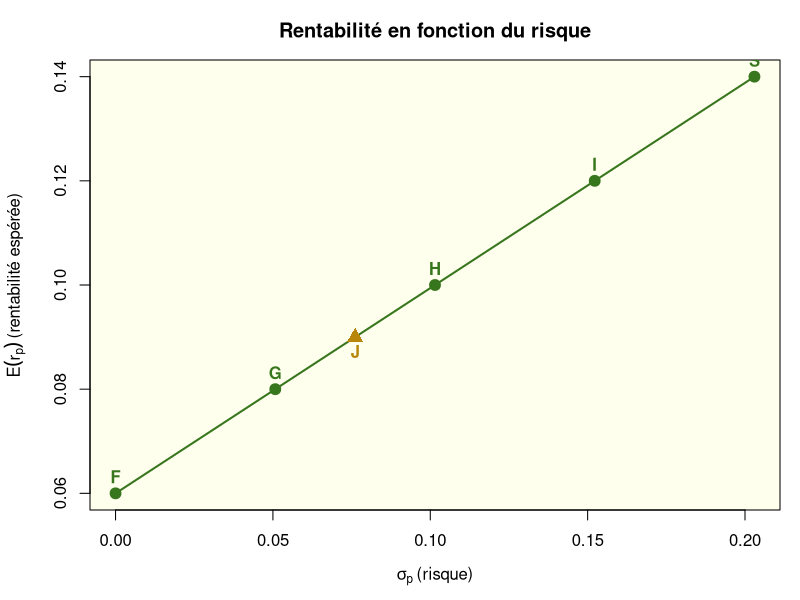
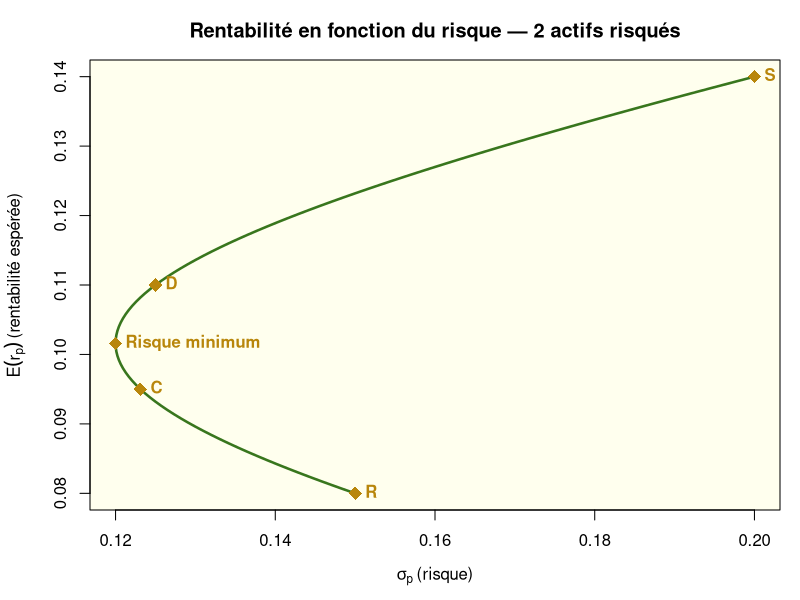

The R source for these figures, in order:
## ---- chunk 1
knitr::opts_chunk$set(echo = TRUE, message = FALSE, warning = FALSE,
                      fig.width = 7.5, fig.height = 5, dev = "png", dpi = 110)
# Palette autorisée (couleurs du Rmd) : jaune pâle, vert pâle et leurs déclinaisons foncées
jaune <- "#FFFFCC"; vert <- "#CCFFCC"; vfonce <- "#38761D"; ofonce <- "#B8860B"
## ---- chunk 2
D1 <- 2; P0 <- 20; g <- 0.06
k <- D1/P0 + g
k
## ---- chunk 3
cours  <- c(39.56,39.97,40.76,38.54,41.65,42.78,46.23,45.82,
            48.93,50.45,50.87,53.76,55.63,56.39,51.03,53.76)
indice <- c(5046,5035,5103,5011,5126,5246,5388,5346,
            5526,5521,5534,5490,5389,5425,5109,5288)
Ri <- diff(cours)/head(cours, -1)
RM <- diff(indice)/head(indice, -1)
beta <- cov(Ri, RM)/var(RM)
beta
## ---- chunk 4
Rf <- 0.002
Rf + beta*(mean(RM) - Rf)
## ---- chunk 5
rf <- 0.06; muA <- 0.14; sigA <- 0.203; W <- 100000
X  <- c(F = 0, G = 0.25, H = 0.50, I = 0.75, S = 1)
tab2 <- data.frame(
  Portefeuille        = names(X),
  `X actif risqué`    = paste0(100*X, " %"),
  `Montant risqué (€)`= W*X,
  `E(rp)`             = rf + X*(muA - rf),
  `Sigma p`           = X*sigA, check.names = FALSE)
knitr::kable(tab2, digits = 4, row.names = FALSE)
## ---- chunk 6
sig <- X*sigA ; mu <- rf + X*(muA - rf)
par(bg = "white", mar = c(4.5, 4.5, 3, 1))
plot(sig, mu, type = "o", lwd = 2, pch = 19, cex = 1.3,
     col = vfonce, xlab = expression(sigma[p]~"(risque)"),
     ylab = expression(E(r[p])~"(rentabilité espérée)"),
     main = "Rentabilité en fonction du risque",
     panel.first = rect(par("usr")[1], par("usr")[3], par("usr")[2],
                        par("usr")[4], col = "#FFFFEE", border = NA))
text(sig, mu, names(X), pos = 3, col = vfonce, font = 2)
xJ <- (0.09 - rf)/(muA - rf)
points(xJ*sigA, 0.09, pch = 17, cex = 1.6, col = ofonce)
text(xJ*sigA, 0.09, "J", pos = 1, col = ofonce, font = 2)
## ---- chunk 7
xJ <- (0.09 - rf)/(muA - rf)
c(X_J = xJ, montant = W*xJ, sigma_J = xJ*sigA)
## ---- chunk 8
mu1 <- 0.14; mu2 <- 0.08; s1 <- 0.20; s2 <- 0.15
X1 <- c(R = 0, C = 0.25, `Risque minimum` = 0.36, D = 0.50, S = 1)
tab3 <- data.frame(
  Portefeuille = names(X1),
  `X1 (actif 1)` = paste0(100*X1, " %"),
  `X2 (actif 2)` = paste0(100*(1 - X1), " %"),
  `E(rp)`   = X1*mu1 + (1 - X1)*mu2,
  `Sigma p` = sqrt(X1^2*s1^2 + (1 - X1)^2*s2^2), check.names = FALSE)
knitr::kable(tab3, digits = 4, row.names = FALSE)
## ---- chunk 9
g  <- seq(0, 1, by = 0.01)
Ef <- g*mu1 + (1 - g)*mu2
Sf <- sqrt(g^2*s1^2 + (1 - g)^2*s2^2)
Ep <- X1*mu1 + (1 - X1)*mu2
Sp <- sqrt(X1^2*s1^2 + (1 - X1)^2*s2^2)
par(bg = "white", mar = c(4.5, 4.5, 3, 1))
plot(Sf, Ef, type = "l", lwd = 2.5, col = vfonce,
     xlab = expression(sigma[p]~"(risque)"),
     ylab = expression(E(r[p])~"(rentabilité espérée)"),
     main = "Rentabilité en fonction du risque — 2 actifs risqués",
     panel.first = rect(par("usr")[1], par("usr")[3], par("usr")[2],
                        par("usr")[4], col = "#FFFFEE", border = NA))
points(Sp, Ep, pch = 18, cex = 1.8, col = ofonce)
text(Sp, Ep, names(X1), pos = 4, col = ofonce, font = 2)
## ---- chunk 10
prix <- function(r, C = 100, VN = 1000, N = 15)
  C/r*(1 - (1 + r)^-N) + VN*(1 + r)^-N
prix(0.085)
## ---- chunk 11
uniroot(function(r) prix(r) - 1080.61, c(0.01, 0.20), tol = 1e-10)$root
## ---- chunk 12
P85 <- prix(0.085); P95 <- prix(0.095)
c(P95 = P95, variation = P95 - P85, pct = 100*(P95 - P85)/P85)
## ---- chunk 13
S0 <- 100; K <- 98; T <- 0.25; sig <- 0.20; r <- 0.05; q <- 0.06; n <- 3
dt <- T/n
u  <- exp(sig*sqrt(dt)); d <- 1/u
p  <- (exp((r - q)*dt) - d)/(u - d)
c(u = u, d = d, p = p, `1-p` = 1 - p)
## ---- chunk 14
S3 <- S0*u^(3:0)*d^(0:3)
names(S3) <- c("u³", "u²d", "ud²", "d³")
S3
## ---- chunk 15
Cj <- pmax(S0*u^(0:n)*d^(n:0) - K, 0)
for (i in (n - 1):0) Cj <- exp(-r*dt)*(p*Cj[-1] + (1 - p)*head(Cj, -1))
Cj
